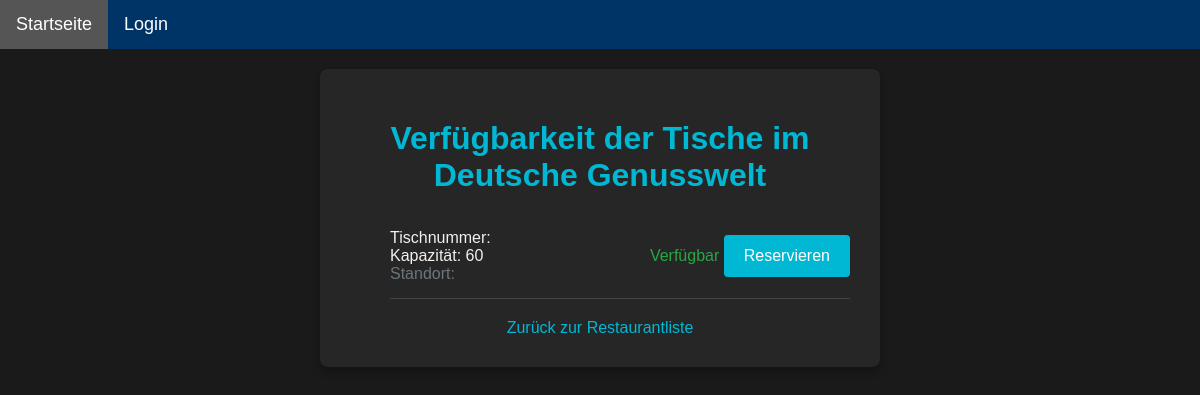
The app's page /restaurant/restaurant/1/view_tables/, older data.
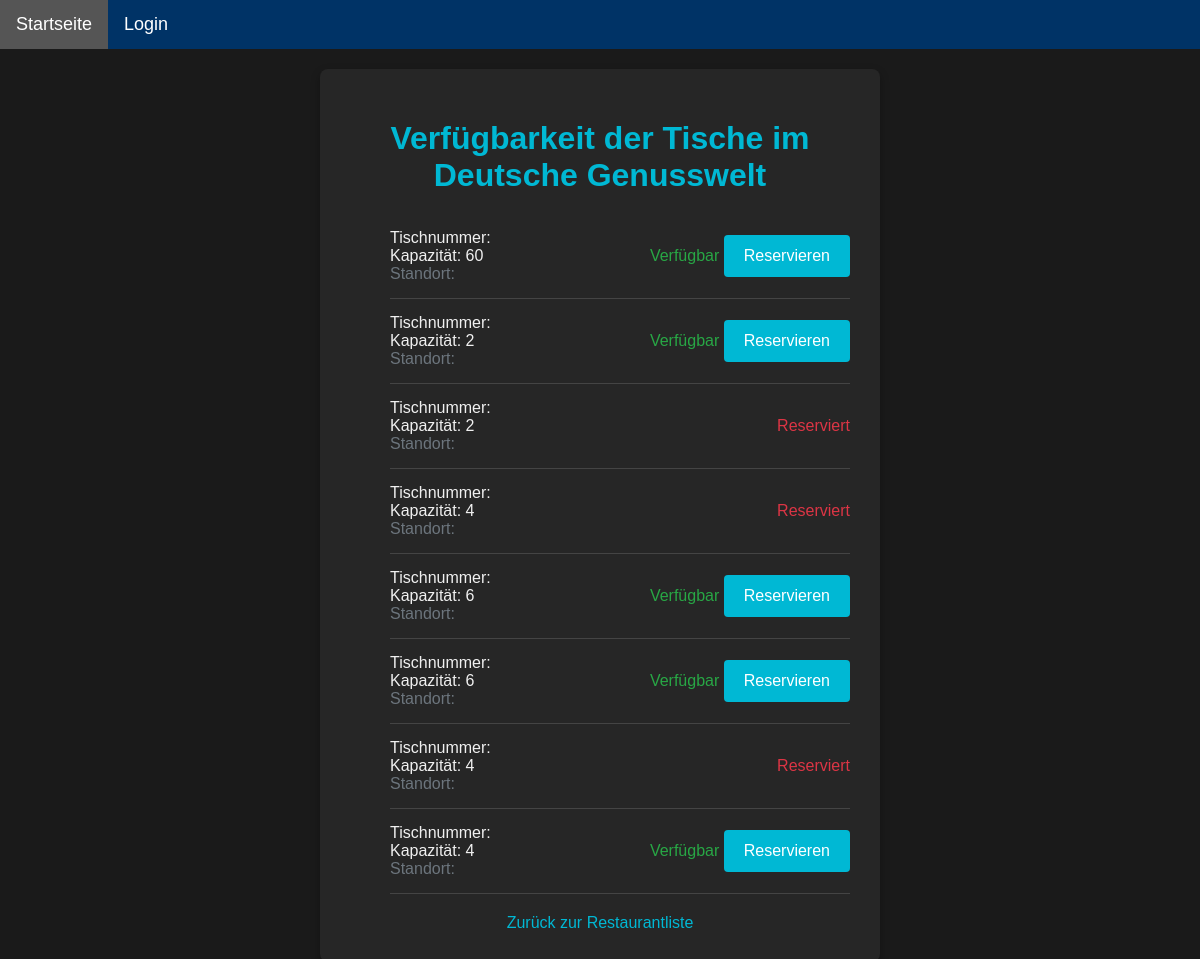
The same page, newer data.
### restaurant/models.py (models this page shows, shortened)
class Restaurant(models.Model):
    owner = models.ForeignKey(UserProfile, on_delete=models.CASCADE, related_name='owned_restaurants')
    name = models.CharField(max_length=100)
    location = models.CharField(max_length=100)
    cuisine = models.CharField(max_length=50, choices=Choices.PREFERENCE_CHOICES)
    description = models.TextField(blank=True)
    opening_hours = models.CharField(max_length=100)
    contact_info = models.CharField(max_length=100)
    capacity = models.IntegerField(default=0)

class Table(models.Model):
    restaurant = models.ForeignKey(Restaurant, on_delete=models.CASCADE)
    capacity = models.IntegerField()
    is_reserved = models.BooleanField(default=False)

### restaurant/views.py (the view)
# urls.py: path('restaurant/<int:restaurant_id>/view_tables/', views.view_tables, name='view_tables'),
def view_tables(request, restaurant_id):
    restaurant = get_object_or_404(Restaurant, pk=restaurant_id)
    tables = Table.objects.filter(restaurant=restaurant)
    return render(request, 'restaurant/tables.html', {'restaurant': restaurant, 'tables': tables})

### restaurant/templates/restaurant/tables.html (shortened to what this page needs)
{% extends 'restaurant/base.html' %}
{% load static %}
{% block extra_css %}
<link rel="stylesheet" href="{% static 'restaurant/style.css' %}" type="text/css">
{% endblock %}
{% block content %}
<div class="modern-form">
    <h1>Verfügbarkeit der Tische im {{ restaurant.name }}</h1>
    <ul id="tableList" class="list-unstyled">
        {% for table in tables %}
        <li id="table{{ table.number }}" class="list-item table-item">
            <div class="table-info">
                <span>Tischnummer: {{ table.number }}</span><br>
                <span>Kapazität: {{ table.capacity }}</span><br>
                <span class="location">Standort: {{ table.location }}</span>
            </div>
            <div class="availability">
                {% if table.is_reserved %}
                    <span class="reserved" aria-label="Reserviert">Reserviert</span>
                {% else %}
                    <span class="available" aria-label="Verfügbar">Verfügbar</span>
                    <button class="btn-primary" onclick="reserveTable('{{ table.number }}', '{{ table.capacity }}')"
                     aria-label="Tisch reservieren">Reservieren</button>
                {% endif %}
            </div>
        </li>
        {% endfor %}
    </ul>
    <a href="{% url 'restaurant_list' %}" class="back-link">Zurück zur Restaurantliste</a>
</div>
{% endblock %}

### restaurant/templates/restaurant/base.html (shortened to what this page needs)
{% load static %}
<!DOCTYPE html>
<head>
    <link rel="stylesheet" href="{% static 'restaurant/style.css' %}" type="text/css">
    {% block extra_css %}{% endblock %}
    <div class="basestyle">
    <header>
        <nav>
            <ul>
                <li><a href="/restaurant/">Startseite</a></li>
                {% if user.is_authenticated %}
                    <li><a href="/restaurant/profile">Profil anzeigen</a></li>
                    <li><a href="/restaurant/my_reservations">Meine Reservierungen</a></li>
                    <li><a href="/restaurant/logout">Abmelden</a></li>
                {% else %}
                    <li><a href="/restaurant/login">Login</a></li>
                {% endif %}
            </ul>
        </nav>
    </header>
</head>
<body>
    {% block content %}{% endblock %}
</body>

### restaurant/static/restaurant/style.css (style rules this page uses)
body { font-family: Arial, sans-serif; margin: 0; padding: 0px; background-color: #1a1a1a; color: #f0f0f0; }
header { background-color: #003366; color: white; font-size: 18px; }
nav ul { list-style-type: none; margin: 0; padding: 0; overflow: hidden; }
nav ul li { float: left; }
nav ul li a { display: block; color: white; text-align: center; padding: 14px 16px; text-decoration: none; }
.form, .modern-form { background-color: #262626; padding: 30px; border-radius: 8px; margin: 20px auto; width: 100%; max-width: 500px; box-shadow: 0 4px 10px rgba(0, 0, 0, 0.3); }
button, input[type="submit"], .btn-submit { background-color: #00b8d4; color: white; padding: 12px 20px; border: none; border-radius: 4px; cursor: pointer; font-size: 16px; transition: background-color 0.3s ease; }
.back-link { display: block; text-align: center; margin-top: 20px; color: #00b8d4; text-decoration: none; }
.modern-form h1 { color: #00b8d4; margin-bottom: 20px; text-align: center; }

Row changes from the older to the newer data that the page shows:
added Table: capacity "2"
added Table: capacity "2", is_reserved "Reserviert"
added Table: capacity "4", is_reserved "Reserviert"
added Table: capacity "6"
added Table: capacity "6"
added Table: capacity "4", is_reserved "Reserviert"
added Table: capacity "4"
